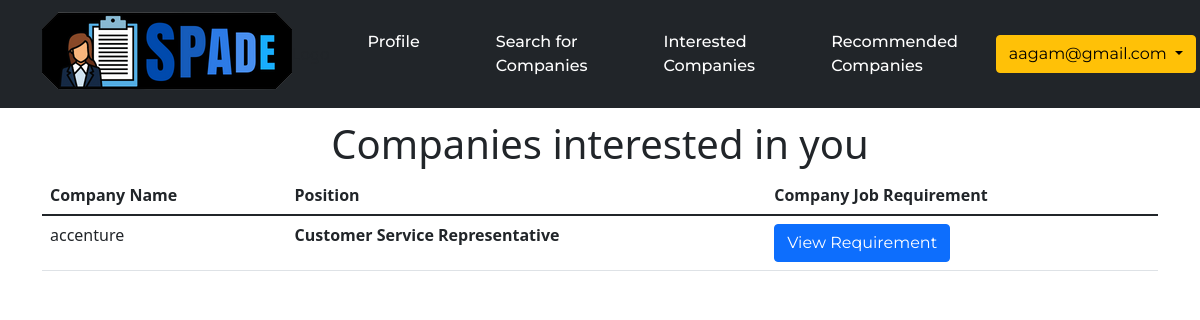
/userfavourites (signed in), run on the app's committed database.
### app.py (models this page shows)
class User(db.Model):
    sno = db.Column(db.Integer, primary_key=True)
    name = db.Column(db.String(200), nullable=False)
    username = db.Column(db.String(200), unique=True)
    password = db.Column(db.String(200), nullable=False)
    resume = db.Column(db.String(200), nullable=True)
    position = db.Column(db.String(200), nullable=True)

class Company(db.Model):
    sno = db.Column(db.Integer, primary_key=True)
    name = db.Column(db.String(200), nullable=False)
    username = db.Column(db.String(200), unique=True)
    password = db.Column(db.String(200), nullable=False)
    jobTitle = db.Column(db.String(200), nullable=True)
    pdf = db.Column(db.String(200), nullable=True)

class Companyfavourite(db.Model):
    sno = db.Column(db.Integer, primary_key=True)
    companysno = db.Column(db.Integer, ForeignKey("company.sno"), nullable=False)
    usersno = db.Column(db.Integer, ForeignKey("user.sno"), nullable=False)

### app.py (the view)
@app.route("/userfavourites")
def userfavourites():
    if 'username' in session:
        username = session['username']
        user = User.query.filter_by(username=username).first()
        favourite = Companyfavourite.query.filter_by(usersno = user.sno)
        return render_template('userfavourites.html', favourite=favourite, user=user)
    return redirect(url_for('userlogin'))

### app.py (called while the page is built)
def companydetailsincompanyfavourite(companysno):
    return Company.query.filter_by(sno=companysno).first()

@app.context_processor
def context_processor():
    return dict(percentagematchfuzzy=percentagematchfuzzy,userincompanyfavourite = userincompanyfavourite, userdetailsincompanyfavourite = userdetailsincompanyfavourite, companyjobreq=companyjobreq, percentagematch = percentagematch, companydetailsincompanyfavourite=companydetailsincompanyfavourite)

### templates/userfavourites.html (shortened to what this page needs)
{% extends 'usernavbar.html' %} {% block usernavbar %}
<div class="container">
  {% if favourite %}
  <h1 class="text-center">Companies interested in you</h1>
  <table class="table">
    <thead>
      <tr>
        <th>Company Name</th>
        <th>Position</th>
        <th>Company Job Requirement</th>
      </tr>
    </thead>
    <tbody>
      {% for i in favourite %} {% set company =
      companydetailsincompanyfavourite(i.companysno) %}
      <tr id="tr{{company.sno}}">
        <td>{{company.name}}</td>
        <td style="font-weight: bold">
          {% if company.jobTitle %} {{company.jobTitle}} {% else %} No Details
          {% endif %}
        </td>
        <td>
          {% if company.pdf %}
          <a href="static/companyJobRequiement/{{company.pdf}}" class="btn btn-primary" target="__blank">
            View Requirement
          </a>
          {% else %} No Requirements uploaded {% endif %}
        </td>
      </tr>
      {% endfor %}
    </tbody>
  </table>
  {% else %} No {% endif %}
</div>
{% endblock usernavbar %}

### templates/usernavbar.html (shortened to what this page needs)
<!DOCTYPE html>
<html lang="en">
<head>
  <link href="https://cdn.jsdelivr.net/npm/bootstrap@5.1.1/dist/css/bootstrap.min.css" rel="stylesheet"
 />
  <link rel="stylesheet" href="https://cdnjs.cloudflare.com/ajax/libs/font-awesome/4.7.0/css/font-awesome.min.css" />
  <link rel="stylesheet" href="{{url_for('static', filename='css/style.css')}}" />
</head>
<body>
  <section class="mb-4">
    <nav class="navbar sticky-top navbar-expand-sm navbar-dark bg-dark py-1">
      <div class="container-fluid container">
        <img src="{{url_for('static', filename='images/logo1.png')}}">Logo</img>
        <div class="collapse navbar-collapse nav-items" id="mynavbar">
          <ul class="navbar-nav me-auto">
            <li class="nav-item active">
              <a class="nav-link" href="/profile">Profile</a>
            </li>
            <li class="nav-item">
              <a class="nav-link" href="/searchcompany">Search for Companies</a>
            </li>
            <li class="nav-item">
              <a class="nav-link" href="/userfavourites">Interested Companies</a>
            </li>
            <li class="nav-item">
              <a class="nav-link" href="/recommendedcompany">Recommended Companies</a>
            </li>
          </ul>
          <div class="dropdown">
            <button class="btn btn-warning dropdown-toggle" type="button" id="dropdownMenuButton1"
              data-bs-toggle="dropdown" aria-expanded="false">
              {{user.username}}
            </button>
          </div>
        </div>
      </div>
    </nav>
    <br><br><br><br>
  </section>
  {% block usernavbar %} {% endblock usernavbar %}
</body>
</html>

### static/css/style.css (style rules this page uses)
* { box-sizing: border-box; margin: 0; padding: 0; }
li, a, button { font-family: "Montserrat", sans-serif; font-weight: 500; font-size: 16px; text-decoration: none; }
li a { color: white; }
a { color: white; }
button { padding: 9px 25px; background-color: rgb(169, 0, 0); border: none; border-radius: 50px; cursor: pointer; transition: all 0.3s ease 0s; }

### templates/usernavbar.html (style rules this page uses)
.navbar-nav li { padding-left: 30px; padding-right: 30px; color: #ffffff !important; }
.navbar-nav a { color: #ffffff !important; }
.navbar { position: fixed; width: 100%; }

### data on the page
User: username "aagam@gmail.com"
Company: name "accenture", jobTitle "Customer Service Representative"
